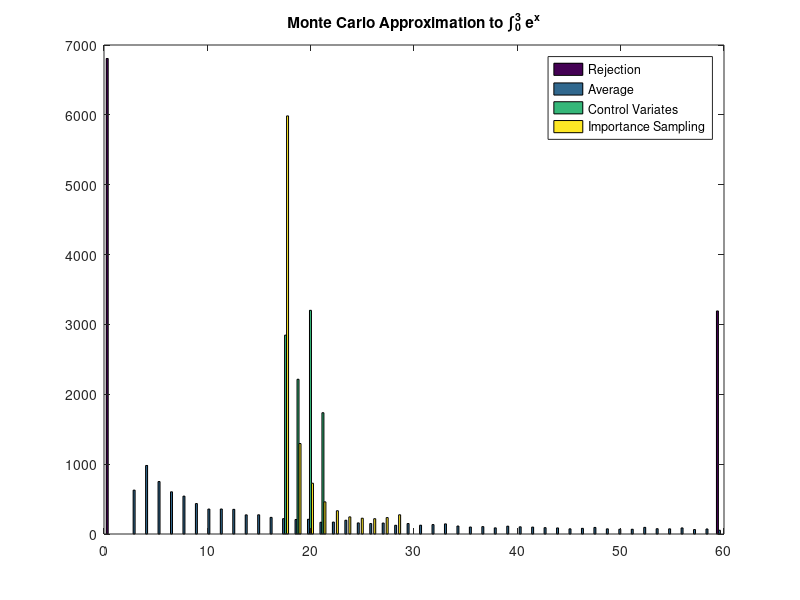

The MATLAB script that drew this image:
%% Monte Carlo Integration
% Computing the intgral of exp(x), from zero to 3
anylI = exp(3) - 1;     % Analytical result
f = @(x) exp(x);
xlims = [0 3];
n = 10000;
fprintf(1,'Analytical Integration yields %f\n',anylI);

%% Exercise 5-1 - Rejection Integration
% The integration methods approximates the integral by the entire area if
% it is a hit, or zero if it is a miss.  the maxmium value of the inegral
% needs to be found; this is exp(3).
% Steps are as follows:
%%
%
% # Choose an xhat (xi) unifomrly between the limits
% # Choose a value of fi unifomly between 0 and fmax
% # Score Ii = fmax*diff(limits) if fi < f(xi)
fmax = f(xlims(end));               % Max Function Value
xi = xlims(end)*rand(n,1)-xlims(1); % Choosing xi between xlims
fi = fmax*rand(n,1);                % Choosing fi uniformly between 0 and fmax
rejI = fi < f(xi);
rejI = rejI*fmax*diff(xlims);
rejI_mu = sum(rejI)/n;
rejI_std = std(rejI)/sqrt(n);
fprintf(1,'5-1 Rejection integaration yeilds %f +/- %f with n=%d samples\n',rejI_mu,rejI_std,n);

%% Exercise 5-2 - Averaging Integration
% Steps are as follows:
%%
%
% # Choose an xhat (xi) unifomrly between the limits
% # Score Ii = f(xi)*diff(limits)
xi = xlims(end)*rand(n,1)-xlims(1); % Choosing xi between xlims
avgI = f(xi)*diff(xlims);
avgI_mu = sum(avgI)/n;
avgI_std = std(avgI)/sqrt(n);
fprintf(1,'5-2 Average integaration yeilds   %f +/- %f with n=%d samples\n',avgI_mu,avgI_std,n);

%% Exercise 5-3 - Control Variates
% The Control Varaiates Method Esentially Integrates the differnece between
% a user inputed, well behaved function and the integral in question
% Steps are as follows:
%%
%
% # Choose an xhat (xi) uniformly between the limits
% # Score Ii = (f(xi)-h(xi))*diff(limits)+Ih
h = @(x) 1  + sqrt(1/2)*x.^3;
Ih = 81/8*sqrt(2)+3;
xi = xlims(end)*rand(n,1)-xlims(1); % Choosing xi between xlims
cvI = (f(xi)-h(xi))*diff(xlims)+Ih;
cvI_mu = sum(cvI)/n;
cvI_std = std(cvI)/sqrt(n);
fprintf(1,'5-3 Control Variates int. yeilds  %f +/- %f with n=%d samples\n',cvI_mu,cvI_std,n);

%% Exercise 5-4 - Importance Sampling
% Steps are as follows:
%%
%
% # Pick random deviate xi from h(x)
% # score result according to Ii = f(xi)/h(xi)*Ih
% Picking From h(x) = 1+sqrt(1/2)*x^3 by rejection
piMax = h(xlims(2));
xi = zeros(n,1);
i = 1;
while (i<=n) 
  x = xlims(1)+diff(xlims)*rand(1);
  y = piMax*rand(1);
  if (y < h(x))
      xi(i) = x;
      i = i+1;
  end
end
% figure(1);hist(xi);title('Rejection Picking From h(x)');
% Computing scores
isI = f(xi)./h(xi)*Ih;
isI_mu = sum(isI)/n;
isI_std = std(isI)/sqrt(n);
fprintf(1,'5-4 Importance Sampling yeilds    %f +/- %f with n=%d samples\n',isI_mu,isI_std,n);

%% Looking at the various distibutions performance
figure;
hist([rejI,avgI,cvI,isI],50);
xlim([0 60]);
legend('Rejection','Average','Control Variates','Importance Sampling');
title('Monte Carlo Approximation to \int_{0}^{3} e^x');
